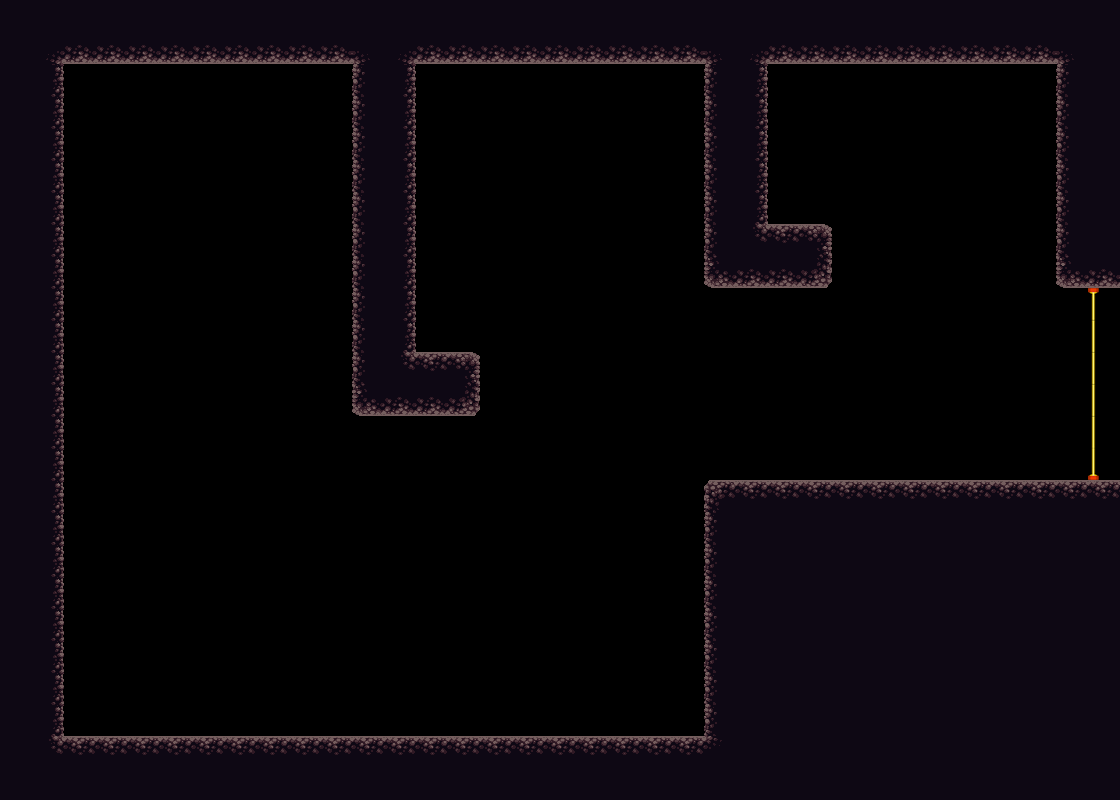

A 2D game scene composited from a Tiled map and its tileset images. What follows is a short description and the map's XML, with each tile layer's data collapsed to a summary:
An orthogonal 35x25 tile map with 32x32 px tiles, 3 tile layers (red, green, blue), 2 tilesets and 4 objects.

<map version="1.0" orientation="orthogonal" renderorder="right-down" width="35" height="25" tilewidth="32" tileheight="32">
 <tileset firstgid="1" name="asd" tilewidth="32" tileheight="32">
  <image source="blox.png" width="64" height="32" />
 </tileset>
 <tileset firstgid="3" name="platformertiles" tilewidth="32" tileheight="32">
  <image source="platformertiles.png" width="256" height="96" />
 </tileset>
 <layer name="red" width="35" height="25">
  <data>[875 cells, 344 non-empty, 13 distinct tile ids]</data>
 </layer>
 <layer name="green" width="35" height="25">
  <data>[875 cells, 6 non-empty, 3 distinct tile ids]</data>
 </layer>
 <layer name="blue" width="35" height="25">
  <data>[875 cells, 0 non-empty, 0 distinct tile ids]</data>
 </layer>
 <objectgroup name="crystals">
  <object x="922" y="147">
   <ellipse />
  </object>
  <object x="555" y="150">
   <ellipse />
  </object>
  <object x="644" y="508">
   <ellipse />
  </object>
 </objectgroup>
 <objectgroup name="player">
  <object x="213" y="172">
   <ellipse />
  </object>
 </objectgroup>
</map>
